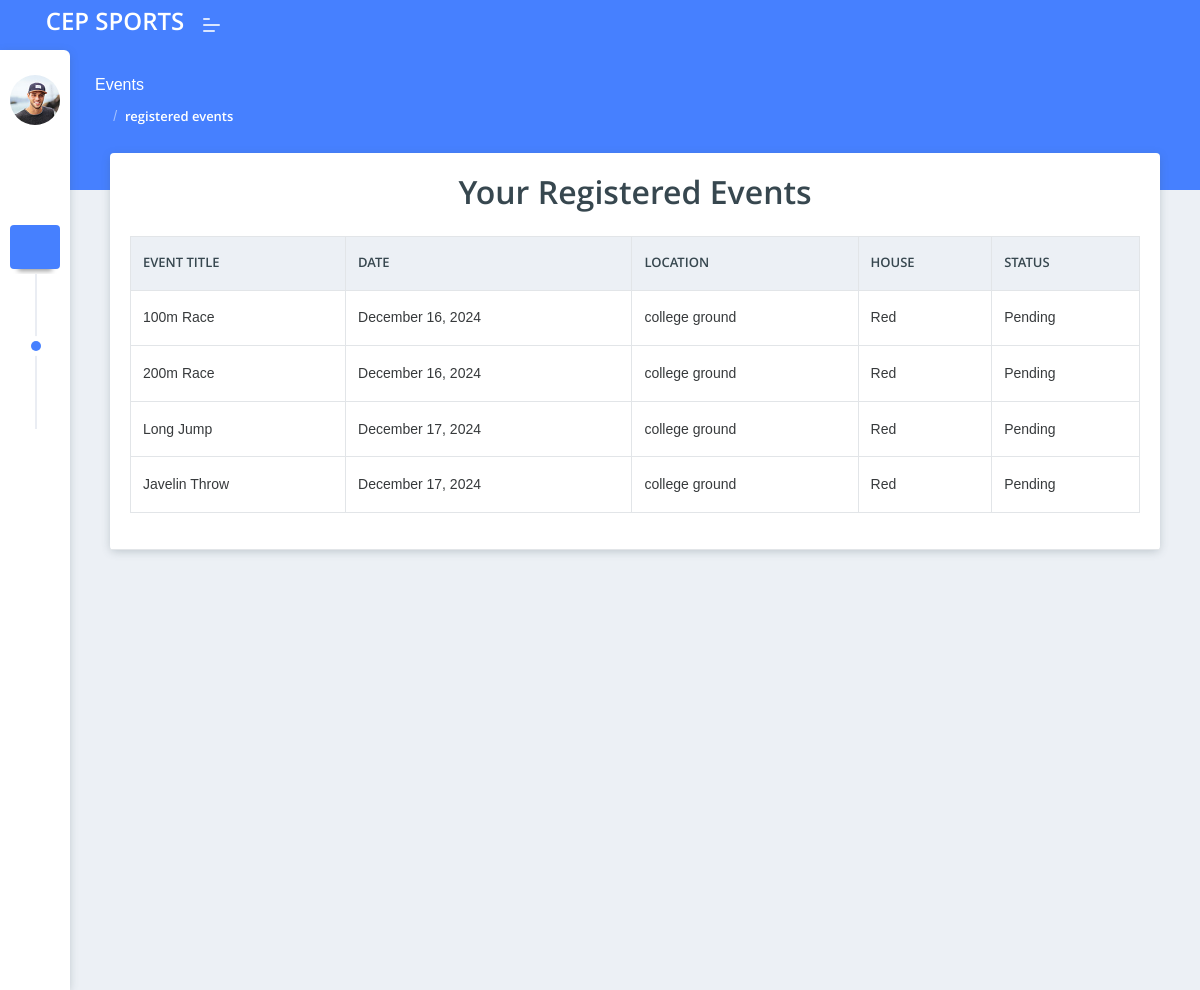
Before: /student/student/view_registered_events/ (signed in) with the older database file.
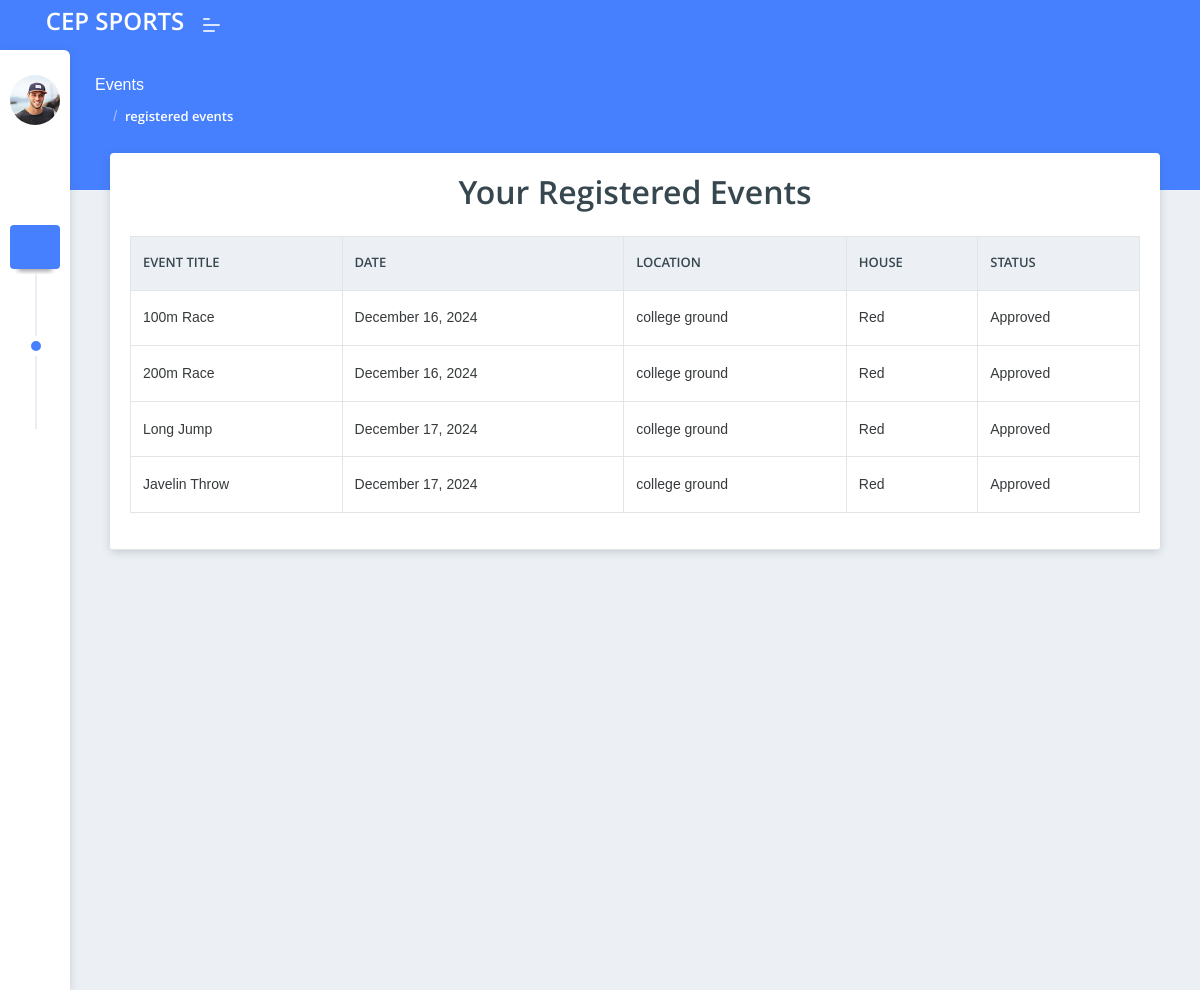
After: the same page with the newer database file.
### student/models.py (models this page shows, shortened)
class EventRegistration(models.Model):
    full_name = models.CharField(max_length=100)
    course = models.CharField(max_length=100)
    branch = models.CharField(max_length=100)
    event = models.ForeignKey(SportEvent, on_delete=models.CASCADE)
    student = models.ForeignKey(CoreStudent, on_delete=models.CASCADE,null=True)
    house = models.ForeignKey('coordinator.House', on_delete=models.CASCADE, default=1)  # Link to the House model
    approved = models.BooleanField(default=False)

### admin_panel/models.py (models this page shows, shortened)
class SportEvent(models.Model):
    title = models.CharField(max_length=255)
    description = models.TextField()
    date = models.DateField()
    time = models.TimeField()
    location = models.CharField(max_length=255)
    sport_type = models.CharField(max_length=50)
    remarks = models.TextField(blank=True, null=True)
    coordinator = models.ForeignKey(Coordinator, on_delete=models.CASCADE)

### coordinator/models.py (models this page shows, shortened)
class House(models.Model):
    name = models.CharField(max_length=100)
    description = models.TextField()
    assigned_coordinator = models.ForeignKey(Coordinator, on_delete=models.CASCADE, related_name='houses')

### student/views.py (the view)
# urls.py: path('student/view_registered_events/', views.view_registered_events, name='view_registered_events'),
@login_required
def view_registered_events(request):
    student = get_object_or_404(CoreStudent, user=request.user)
    registrations = EventRegistration.objects.filter(student=student)
    context = {
        'registrations': registrations,
    }
    return render(request, 'student/view_registered_events.html', context)

### student/templates/student/view_registered_events.html
{% extends "student/base.html" %}
{% load static %}
{% block content %}
<div class="pcoded-main-container">
    <div class="pcoded-content">
        <div class="page-header">
            <div class="page-block">
                <div class="row align-items-center">
                    <div class="col-md-12">
                        <div class="page-header-title">
                            <h5 class="m-b-10">Events</h5>
                        </div>
                        <ul class="breadcrumb">
                            <li class="breadcrumb-item"><a href="{% url "student_dashboard" %}"><i class="feather icon-home"></i></a></li>
                            <li class="breadcrumb-item"><a href="#!">registered events</a></li>
                        </ul>
                    </div>
                </div>
            </div>
        </div>
        <div class="col-sm-12">
            <div class="card">
                <div class="card-header">
                    <h2 class="text-center mb-4">Your Registered Events</h2>
                    {% if registrations %}
                        <table class="table table-bordered">
                            <thead>
                                <tr>
                                    <th>Event Title</th>
                                    <th>Date</th>
                                    <th>Location</th>
                                    <th>House</th>
                                    <th>Status</th>
                                </tr>
                            </thead>
                            <tbody>
                                {% for registration in registrations %}
                                    <tr>
                                        <td>{{ registration.event.title }}</td>
                                        <td>{{ registration.event.date|date:"F j, Y" }}</td>
                                        <td>{{ registration.event.location }}</td>
                                        <td>{{ registration.house.name }}</td>
                                        <td>{{ registration.approved|yesno:"Approved,Pending" }}</td>
                                    </tr>
                                {% endfor %}
                            </tbody>
                        </table>
                    {% else %}
                        <p class="text-center">You have not registered for any events.</p>
                    {% endif %}
    </div>
</div>
{% endblock content %}

Changed rows visible on the page:
changed EventRegistration "100m Race": approved "Pending" → "Approved"
changed EventRegistration "200m Race": approved "Pending" → "Approved"
changed EventRegistration "Long Jump": approved "Pending" → "Approved"
changed EventRegistration "Javelin Throw": approved "Pending" → "Approved"
